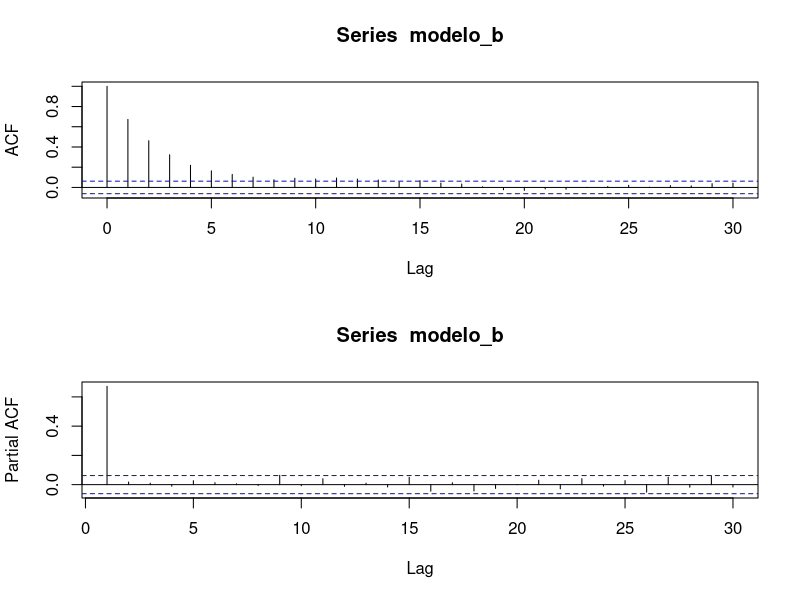
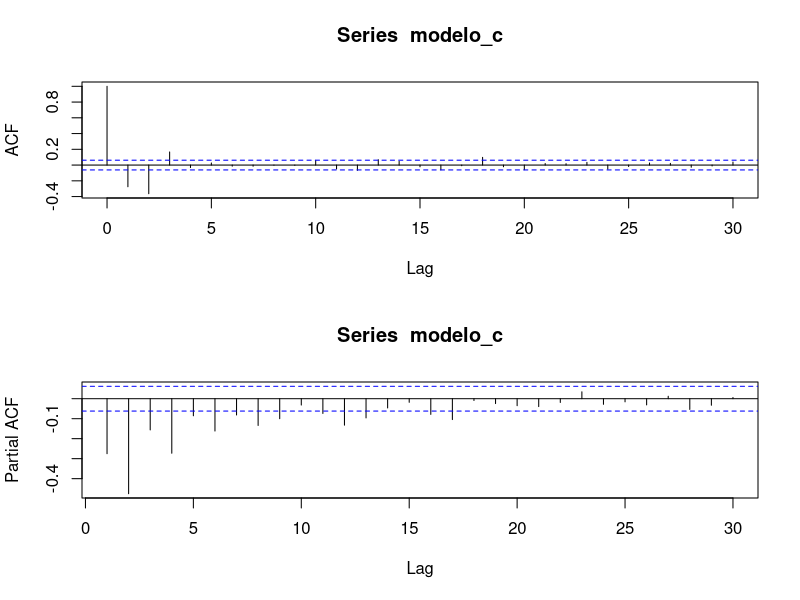
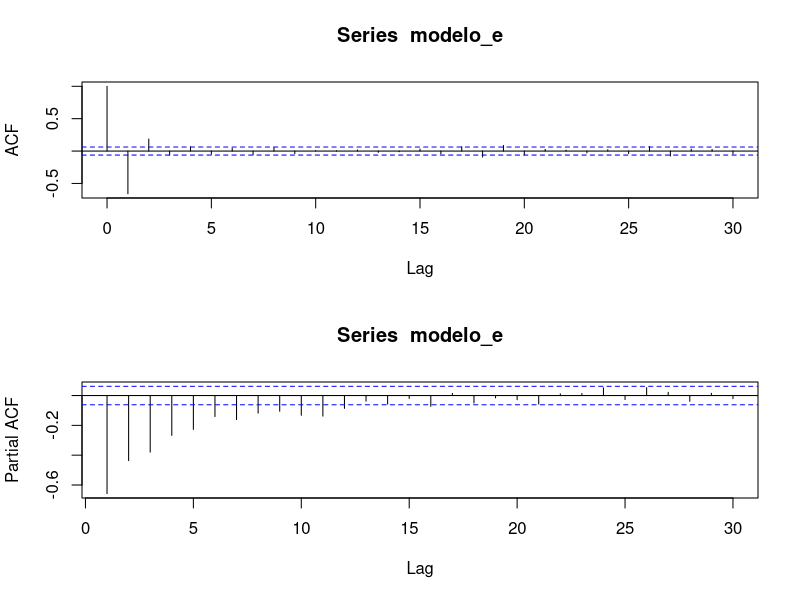
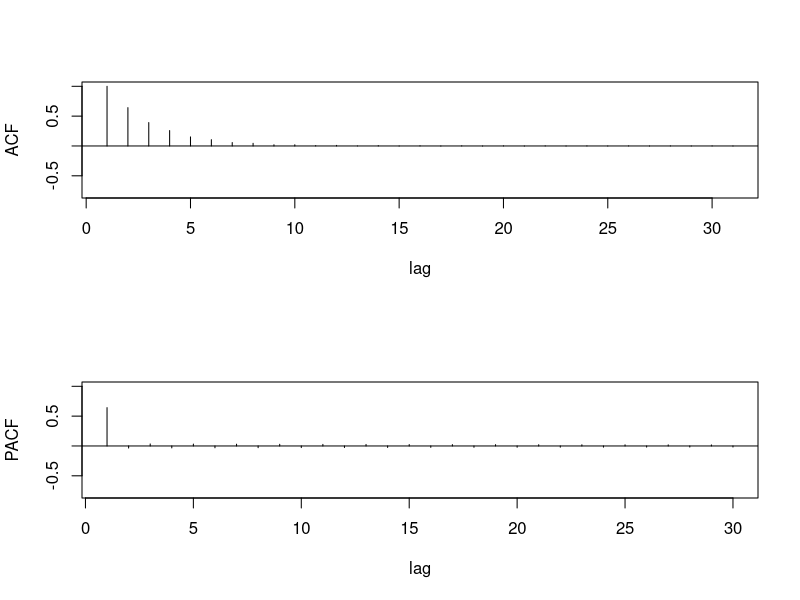
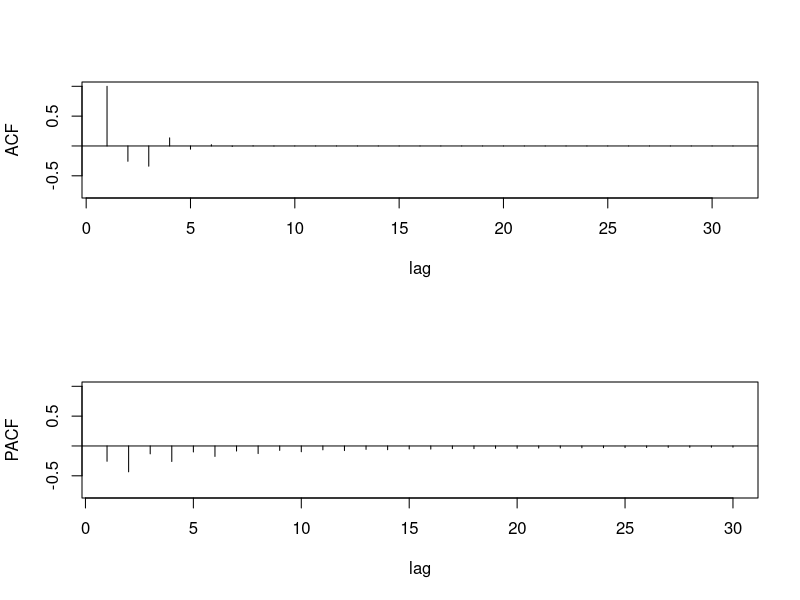
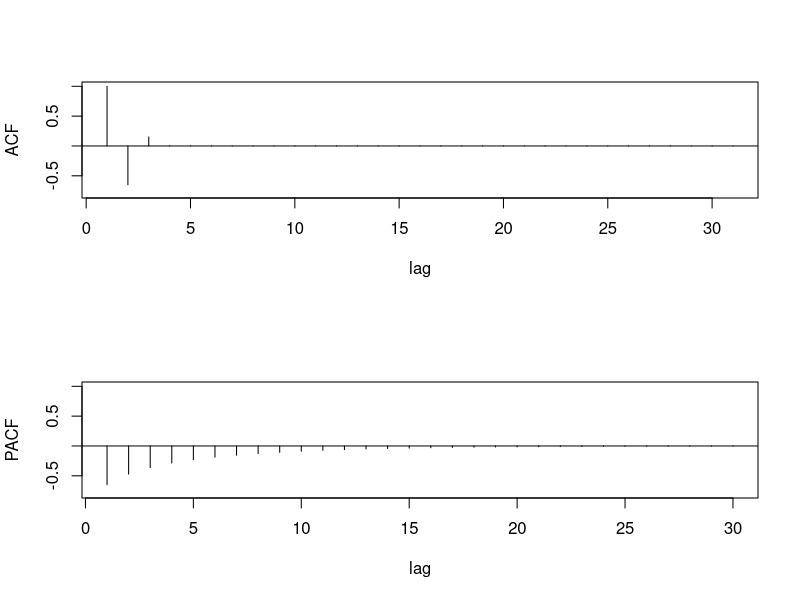

Write the R code that produced these figures, in order.
#(ex. 15) Simule numeros aleatorios seguindo o processo {at} tal que as variaveis at ??? N(0,1) sejam independentes. 
#A partir desses valores simulados, obtenha series de 1000 observacoes correspondentes aos processos (b), (c) e (e) 
#do problema 1. Analise a funcao de autocorrelacao e autocorrelacao parcial de cada serie simulada

# gera variaveis aleatorias independentes  N(0,1)s
variaveis_iid = rnorm(252, mean=0, sd=1) 

#Modelo b do exercicio 2
modelo_b <- arima.sim(list(variaveis_iid, ar = c(-0.3, 0.585), ma = c(1)), n = 1000)

#Modelo c do exercicio 2
modelo_c <- arima.sim(list(variaveis_iid, ar = c(-0.4), ma = c(-0.3, -0.8)), n = 1000)

#Modelo e do exercicio 2
modelo_e <- arima.sim(list(variaveis_iid, ma = c(-1.8, 0.72)), n = 1000)

#analise do modelo b
par(mfrow=c(2,1)) 
acf(modelo_b) 
pacf(modelo_b)

#analise do modelo c
par(mfrow=c(2,1)) 
acf(modelo_c) 
pacf(modelo_c)

#analise do modelo e
par(mfrow=c(2,1)) 
acf(modelo_e)
pacf(modelo_e)


#####Abaixo outra maneira de se fazer
#####Utilizando outra funcao, ARMAacf para calculo do acf e do pacf

#MODELO B
ACF = ARMAacf(ar=c(-0.3, 0.585), ma=1, 30)
PACF = ARMAacf(ar=c(-0.3, 0.585), ma=1, 30, pacf=TRUE) 
par(mfrow=c(2,1)) 
plot(ACF, type="h", xlab="lag", ylim=c(-.8,1)); abline(h=0) #aqui podemos ver o decamimento exponencial para 0
plot(PACF, type="h", xlab="lag", ylim=c(-.8,1)); abline(h=0) #aqui vemos que a os valores ficam oscilando para 0

#MODELO C
ACF = ARMAacf(ar=c(-0.4), ma=c(-0.3, -0.8), 30)
PACF = ARMAacf(ar=c(-0.4), ma=c(-0.3, -0.8), 30, pacf=TRUE) 
par(mfrow=c(2,1)) 
plot(ACF, type="h", xlab="lag", ylim=c(-.8,1)); abline(h=0) #aqui podemos ver nao ha o decamimento exponencial para 0
plot(PACF, type="h", xlab="lag", ylim=c(-.8,1)); abline(h=0) #aqui vemos que a os valores ficam abaixo de 0

#MODELO E
ACF = ARMAacf(ar=0, ma=c(-1.8, 0.72), 30)
PACF = ARMAacf(ar=0, ma=c(-1.8, 0.72), 30, pacf=TRUE) 
par(mfrow=c(2,1)) 
plot(ACF, type="h", xlab="lag", ylim=c(-.8,1)); abline(h=0) #a partir do lag 2, o valor eh 0
plot(PACF, type="h", xlab="lag", ylim=c(-.8,1)); abline(h=0) #aqui podemos ver o crescimento exponencial para 0